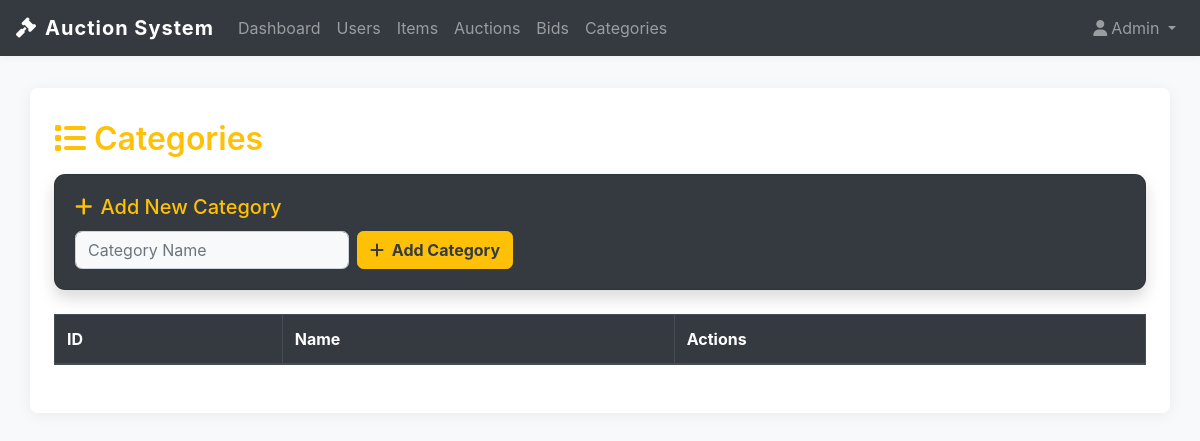
The app's page /categories (signed in), older data.
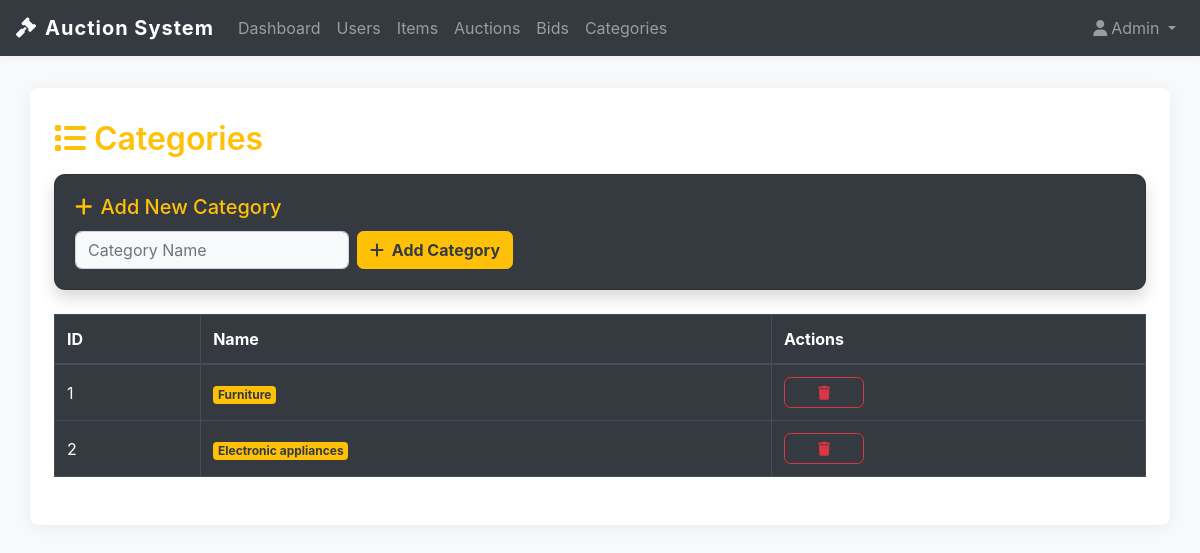
The same page, newer data.
### app.py (models this page shows)
class Category(db.Model):
    id = db.Column(db.Integer, primary_key=True)
    name = db.Column(db.String(100), unique=True)

### app.py (the view)
@app.route('/categories')
def manage_categories():
    if 'user_id' not in session:
        return redirect('/login')
    categories = Category.query.all()
    return render_template('categories.html', categories=categories)

### templates/categories.html (shortened to what this page needs)
{% extends 'base.html' %}
{% block content %}
<div class="d-flex justify-content-between align-items-center mb-3">
    <h2 class="text-warning mb-0"><i class="fas fa-list mr-2"></i>Categories</h2>
</div>
<div class="card bg-dark text-warning shadow mb-4">
    <div class="card-body">
        <h5 class="card-title"><i class="fas fa-plus mr-2"></i>Add New Category</h5>
        <form method="post" action="/add_category" class="form-inline">
            <input name="name" class="form-control mr-2 bg-light" placeholder="Category Name" required>
            <button type="submit" class="btn btn-warning text-dark font-weight-bold"><i class="fas fa-plus mr-1"></i> Add Category</button>
        </form>
    </div>
</div>
<div class="table-responsive">
<table class="table table-dark table-hover table-bordered rounded">
    <thead class="thead-dark">
        <tr>
            <th>ID</th>
            <th>Name</th>
            <th>Actions</th>
        </tr>
    </thead>
    <tbody>
        {% for cat in categories %}
        <tr>
            <td>{{ cat.id }}</td>
            <td><span class="badge badge-warning text-dark">{{ cat.name }}</span></td>
            <td>
                <a href="/delete_category/{{ cat.id }}" class="btn btn-sm btn-outline-danger" title="Delete" onclick="return confirm('Delete this category?')"><i class="fas fa-trash"></i></a>
            </td>
        </tr>
        {% endfor %}
    </tbody>
</table>
</div>
{% endblock %}

Row changes from the older to the newer data that the page shows:
added Category: id "1", name "Furniture"
added Category: id "2", name "Electronic appliances"
